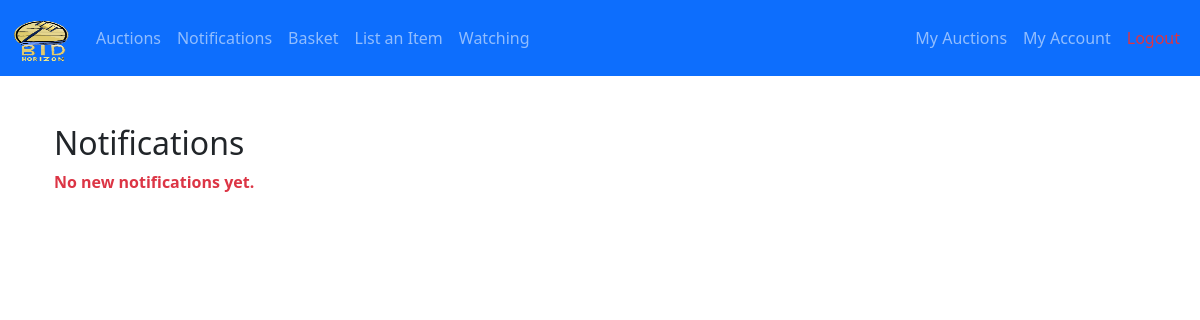
The app's page /notifications (signed in), older data.
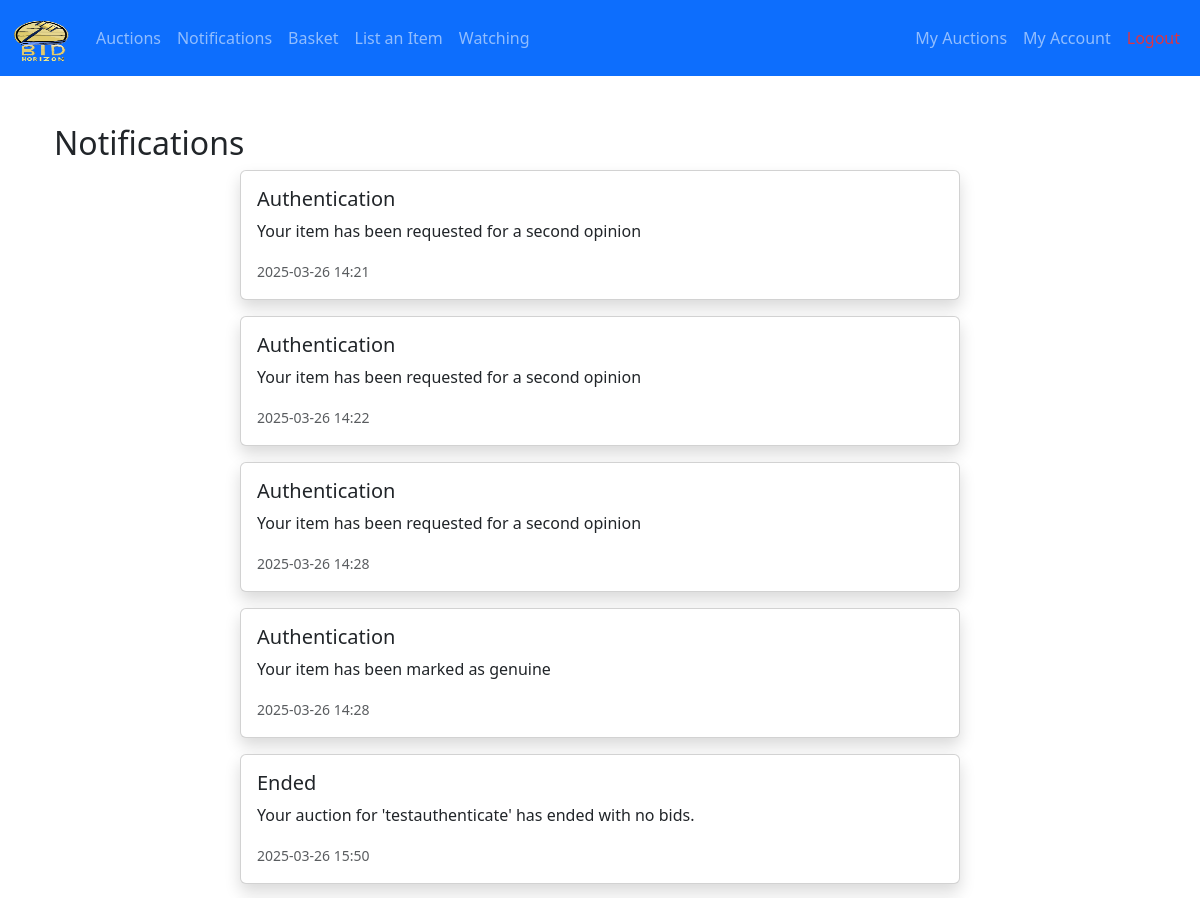
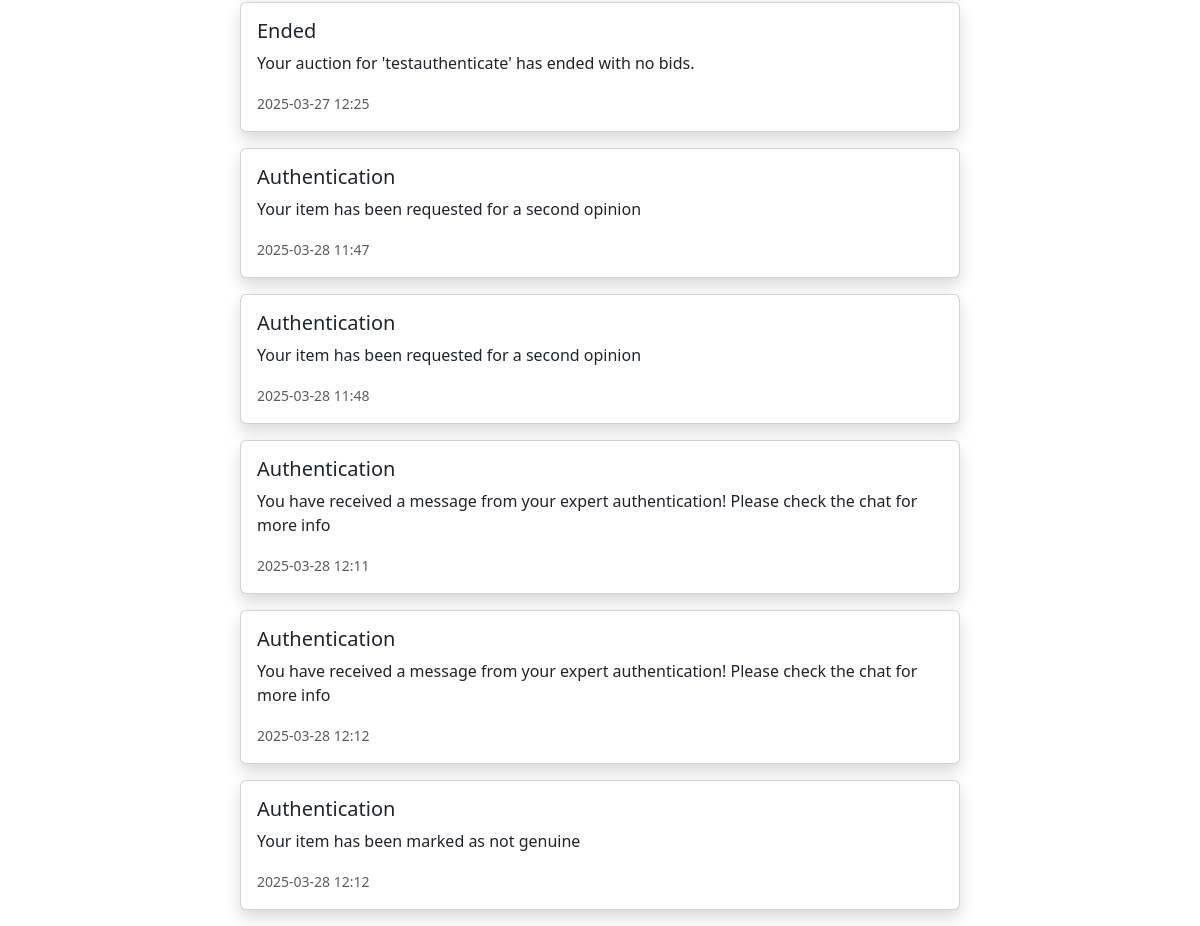
The same page, newer data (2 pictures, top to bottom).
### app/models.py (models this page shows, shortened)
class Notification(db.Model):
    __tablename__ = 'notifications'
    id = db.Column(db.Integer, primary_key=True)
    user_id = db.Column(db.Integer, db.ForeignKey('users.id'), nullable=False)
    item_id = db.Column(db.Integer, db.ForeignKey('items.id'))
    type = db.Column(db.String(50), nullable=False)  # outbid, won, ended, authentication
    message = db.Column(db.Text, nullable=False)
    is_read = db.Column(db.Boolean, default=False)
    created_at = db.Column(db.DateTime, default=datetime.utcnow)
    user = db.relationship('User', back_populates='notifications', overlaps="notification,self")
    item = db.relationship('Item', back_populates='notifications', overlaps="notifications")

### app/views.py (the view)
@views.route('/notifications', methods=['GET'])
@login_required
def notifications():
    if is_expert_user(current_user):
        return redirect(url_for('views.expert'))
    if is_manager_user(current_user):
        return redirect(url_for('views.manager'))
    notifications = Notification.query.filter(Notification.user_id==current_user.id).all()
    return render_template('notifications.html', notifications=notifications)

### app/__init__.py (called while the page is built)
def create_app():
    import os
    app = Flask(__name__,)
    env = os.getenv('FLASK_ENV', 'development')
    app.config.from_object(config_dict.get(env, 'development'))
    mail.init_app(app)
    Bootstrap(app)
    csrf = CSRFProtect(app)
    db.init_app(app)
    Migrate(app, db)
    login_manager = LoginManager(app)
    login_manager.init_app(app)
    @login_manager.user_loader
    def load_user(user_id):
        return models.User.query.get(int(user_id))
    from app import models
    from app.views import views  # Import blueprint
    app.register_blueprint(views, url_prefix='/')
    thread = threading.Thread(target=check_auctions, args=(app,), daemon=True)
    thread.start()
    return app

### app/models.py (called while the page is built)
    def is_expert(self):
        return self.priority == UserPriority.EXPERT.value

    def is_manager(self):
        return self.priority == UserPriority.MANAGER.value

### app/views.py (called while the page is built)
def is_expert_user(user):
    return hasattr(user, 'is_expert') and user.is_expert()

def is_manager_user(user):
    return hasattr(user, 'is_manager') and user.is_manager()

### app/templates/notifications.html
{% extends "base.html" %}
{% block content %}
<div class="container mt-5">
    <h2>Notifications</h2>
    {% if notifications | length > 0 %}
    {% for notification in notifications %}
    <div class="row">
        <div class="col-md-8 offset-md-2">
            <div class="card mb-3 shadow">
                <div class="card-body">
                    <h5 class="card-title">{{ notification.type|capitalize }}</h5>
                    <p class="card-text">{{ notification.message }}</p>
                    <small class="text-muted">{{ notification.created_at.strftime('%Y-%m-%d %H:%M') }}</small>
                </div>
            </div>
        </div>
    </div>
    {% endfor %}
    {% else %}
    <p class="text-danger"><strong>No new notifications yet.</strong></p>
    {% endif %}
</div >
{% endblock %}

### app/templates/base.html (shortened to what this page needs)
<!DOCTYPE html>
<html lang="en">
<head>
    <link href="{{ url_for('static', filename='css/style.css') }}" rel="stylesheet">
    <link href="https://cdn.jsdelivr.net/npm/bootstrap@5.3.0/dist/css/bootstrap.min.css" rel="stylesheet">
</head>
<body>
<nav class="navbar navbar-expand-lg navbar-dark bg-primary">
    <div class="container-fluid">
        <a class="navbar-brand" href="{{ url_for('views.home') }}">
            <img src="{{ url_for('static', filename='images/logo.png') }}" alt="Bid Horizon Logo" height="60" width="60">
        </a>
        <div class="collapse navbar-collapse" id="navbarNav">
            <ul class="navbar-nav me-auto">
                <li class="nav-item"><a class="nav-link" href="{{ url_for('views.auction_list') }}">Auctions</a></li>
                {% if current_user.is_authenticated %}
                    <li class="nav-item"><a class="nav-link" href="{{ url_for('views.notifications') }}">Notifications</a></li>
                    <li class="nav-item"><a class="nav-link" href="{{ url_for('views.basket') }}">Basket</a></li>
                    <li class="nav-item"><a class="nav-link" href="{{ url_for('views.list_item') }}">List an Item</a></li>
                    <li class="nav-item"><a class="nav-link" href="{{ url_for('views.watching') }}">Watching</a></li>
                {% endif %}
            </ul>
            <ul class="navbar-nav">
                {% if current_user.is_authenticated %}
                    <li class="nav-item"><a class="nav-link" href="{{ url_for('views.my_auctions') }}">My Auctions</a></li>
                    <li class="nav-item"><a class="nav-link" href="{{ url_for('views.account') }}">My Account</a></li>
                    <li class="nav-item"><a class="nav-link text-danger" href="{{ url_for('views.logout') }}">Logout</a></li>
                {% else %}
                    <li class="nav-item"><a class="nav-link" href="{{ url_for('views.login') }}">Login</a></li>
                    <li class="nav-item"><a class="nav-link" href="{{ url_for('views.signup') }}">Sign Up</a></li>
                {% endif %}
            </ul>
        </div>
    </div>
</nav>
<div class="container mt-4">
    {% block content %}{% endblock %}
</div>
</body>
</html>

### app/static/css/style.css (style rules this page uses)
body { background-color: #FAF3E0; font-family: Arial, sans-serif; color: #2B2D42; }
.navbar { background-color: #1D3557 !important; }
.navbar-brand img { height: 50px; }
.card { border-radius: 10px; box-shadow: 0 4px 8px rgba(0, 0, 0, 0.1); }

Row changes from the older to the newer data that the page shows:
added Notification: type "Authentication", message "Your item has been requested for a second opinion", created_at "2025-03-26 14:21"
added Notification: type "Authentication", message "Your item has been requested for a second opinion", created_at "2025-03-26 14:22"
added Notification: type "Authentication", message "Your item has been requested for a second opinion", created_at "2025-03-26 14:28"
added Notification: type "Authentication", message "Your item has been marked as genuine", created_at "2025-03-26 14:28"
added Notification: type "Ended", message "Your auction for 'testauthenticate' has ended with no bids.", created_at "2025-03-26 15:50"
added Notification: type "Ended", message "Your auction for 'testauthenticate' has ended with no bids.", created_at "2025-03-27 12:25"
added Notification: type "Authentication", message "Your item has been requested for a second opinion", created_at "2025-03-28 11:47"
added Notification: type "Authentication", message "Your item has been requested for a second opinion", created_at "2025-03-28 11:48"
added Notification: type "Authentication", message "You have received a message from your expert authentication! Please check the chat for more info", created_at "2025-03-28 12:11"
added Notification: type "Authentication", message "You have received a message from your expert authentication! Please check the chat for more info", created_at "2025-03-28 12:12"
added Notification: type "Authentication", message "Your item has been marked as not genuine", created_at "2025-03-28 12:12"
Text that changed along with them:
text no longer shown: "No new notifications yet."
